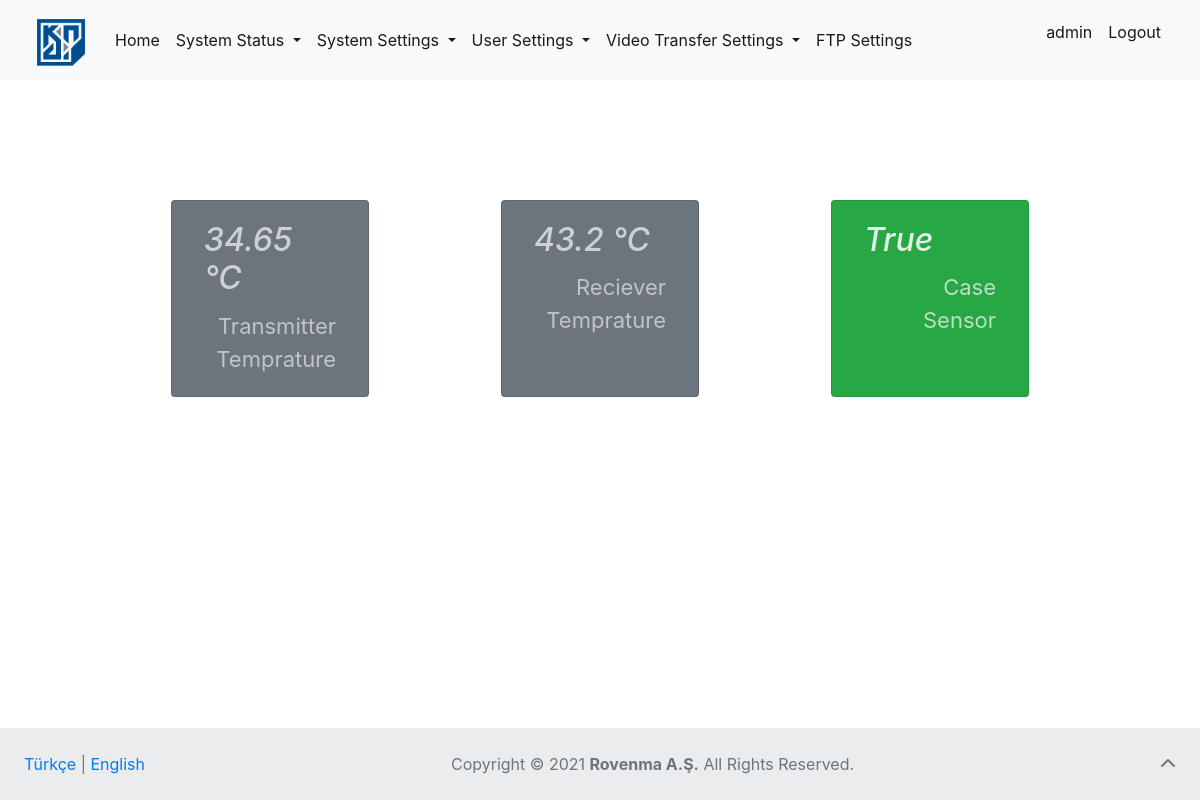
Page /sensors/ (signed in) on the committed database.
### page_articles/models.py (models this page shows, shortened)
class NavbarFooterArticles(models.Model):
    lang = models.CharField(
        verbose_name="Language (like TR or EN)", max_length=2)
    homepage = models.CharField(verbose_name="Home (link)", max_length=20)
    system_status = models.CharField(
        verbose_name="System Status (dropdown)", max_length=30)
    statistics_field = models.CharField(
        verbose_name="Statistics (field)", max_length=20)
    sensors = models.CharField(verbose_name="Sensors (field)", max_length=20)
    packets = models.CharField(verbose_name="Packets (field)", max_length=20, default=None, null=True)
    log_records = models.CharField(
        verbose_name="Log Records (field)", max_length=30)
    system_settings = models.CharField(
        verbose_name="System Settings (dropdown)", max_length=30)
    remote_access_settings = models.CharField(
        verbose_name="Remote Access Settings (field)", max_length=35)
    cli_access_settings = models.CharField(
        verbose_name="CLI Access Settings (field)", max_length=35)
    time_settings = models.CharField(
        verbose_name="Time Settings (field)", max_length=35)
    user_settings = models.CharField(
        verbose_name="User Settings (dropdown)", max_length=35)
    user_administration = models.CharField(
        verbose_name="User Administration (field)", max_length=30)
    authorization = models.CharField(
        verbose_name="Authorization (field)", max_length=35)
    password_changing = models.CharField(
        verbose_name="Password Changing (field)", max_length=35)
    video_transfer = models.CharField(
        verbose_name="Video Transfer Settings (dropdown)", max_length=35, default=None, null=True)
    video_transfer_settings = models.CharField(
        verbose_name="Settings (field)", max_length=15, default=None, null=True)
    input_settings = models.CharField(
        verbose_name="Input Settings (field)", max_length=18, default=None, null=True)
    ftp_settings = models.CharField(
        verbose_name="FTP Settings (field)", max_length=15, default=None, null=True)
    logout_link = models.CharField(verbose_name="Logout (link)", max_length=20)
    footer = models.CharField(
        verbose_name="All Rights Reserved (text)", max_length=35)

class Sensor(models.Model):
    lang = models.CharField(
        verbose_name="Language (like TR or EN)", max_length=2)
    transmitter_temprature = models.CharField(verbose_name="Transmitter Temprature", max_length=50)
    reciever_temprature = models.CharField(verbose_name="Reciever Temprature", max_length=50)
    case_sensor = models.CharField(verbose_name="Case Sensor", max_length=30)

### status/models.py (models this page shows, shortened)
class Sensors(models.Model):
    transmitter_temprature = models.FloatField(verbose_name="Data Temprature")
    reciever_temprature = models.FloatField(verbose_name="Area Temprature")
    case_sensor = models.BooleanField(verbose_name="Case Sensor")

### status/views.py (the view)
# urls.py: path('sensors/', views.sensors, name="sensors")
def sensors(request):
    if request.user.is_authenticated:
        sensors = Sensors.objects.all().first()
        lang = "EN"
        cookie_lang = request.COOKIES.get("lang")
        for article in LogArticles.objects.all():
            if cookie_lang == article.lang:
                lang = article.lang
                break
        articles = Sensor.objects.get(lang=lang)
        navbar = NavbarFooterArticles.objects.get(lang=lang)
        context = {
            "articles": articles,
            "navbar_articles": navbar,
            "sensors": sensors,
        }
        return render(request, "status/sensors.html", context=context)

### templates/status/sensors.html (shortened to what this page needs)
{% extends 'base.html' %}  {% block body %}
<div style="margin: 10%">
  <div class="pcs1 row mt-5 mb-5">
    <div
      class="card text-center bg-secondary text-light"
      style="width: 20%"
      id="container-card"
    >
      <div class="card-body">
        <h5
          class="card-title"
          style="
            text-align: start;
            opacity: 0.7;
            font-style: italic;
            font-size: 32px;
          "
        >
          {{ sensors.transmitter_temprature }} °C
        </h5>
        <p
          class="card-text"
          style="text-align: end; opacity: 0.6; font-size: 22px"
        >
          {{ articles.transmitter_temprature }}
        </p>
      </div>
    </div>
    <div
      class="card text-center bg-secondary text-light"
      style="width: 20%"
      id="container-card"
    >
      <div class="card-body">
        <h5
          class="card-title"
          style="
            text-align: start;
            opacity: 0.7;
            font-style: italic;
            font-size: 32px;
          "
        >
          {{ sensors.reciever_temprature }} °C
        </h5>
        <p
          class="card-text"
          style="text-align: end; opacity: 0.6; font-size: 22px"
        >
          {{ articles.reciever_temprature }}
        </p>
      </div>
    </div>
    <div
      {%
      if
      sensors.case_sensor
      %}
      class="card text-center bg-success text-light"
      {%
      else
      %}
      class="card text-center bg-danger text-light"
      {%
      endif
      %}
      style="width: 20%"
      id="container-card"
    >
      <div class="card-body">
        <h5
          class="card-title"
          style="
            text-align: start;
            opacity: 0.9;
            font-style: italic;
            font-size: 32px;
          "
        >
          {{ sensors.case_sensor }}
        </h5>
        <p
          class="card-text"
          style="text-align: end; opacity: 0.7; font-size: 22px"
        >
          {{ articles.case_sensor }}
        </p>
      </div>
    </div>
  </div>
</div>
{% endblock body %}

### templates/base.html (shortened to what this page needs)
<!DOCTYPE html>
<html lang="en">
  <head>
    <link
      href="https://cdn.jsdelivr.net/npm/bootstrap@5.0.2/dist/css/bootstrap.min.css"
      rel="stylesheet"
    />
    <link
      rel="stylesheet"
      href="https://stackpath.bootstrapcdn.com/bootstrap/4.1.3/css/bootstrap.min.css"
    />
  </head>
  <body>
    <div id="page-container">
        {% block nonavbar %}
            <nav class="navbar navbar-expand-lg navbar-light bg-light">
                <div class="container-fluid">
                  <a href="{% url 'home' %}" class="navbar-brand fs-3" href="#">
                    {% load static %}
                    <img
                      width="60"
                      height="50"
                      class="d-inline-block align-text-top"
                      src="{% static 'images/kindi.png' %}"
                      alt="Kindi"
                  /></a>
                  <div class="collapse navbar-collapse" id="navbarSupportedContent">
                    <ul class="navbar-nav me-auto mb-2 mb-lg-0">
                      <li class="nav-item">
                        <a
                          class="nav-link active"
                          aria-current="page"
                          href="{% url 'home' %}"
                          >{{ navbar_articles.homepage }}</a
                        >
                      </li>
                      <div class="nav navbar-nav me-auto mb-2 mb-lg-0">
                        <li class="nav-item dropdown">
                          <a
                            class="nav-link dropdown-toggle active"
                            href="#"
                            id="navbarDropdown"
                            role="button"
                            data-bs-toggle="dropdown"
                            aria-expanded="false"
                          >
                            {{ navbar_articles.system_status }}
                          </a>
                        </li>
                        <li class="nav-item dropdown">
                          <a
                            class="nav-link dropdown-toggle active"
                            href="#"
                            id="system_settings"
                            role="button"
                            data-bs-toggle="dropdown"
                            aria-expanded="false"
                          >
                            {{ navbar_articles.system_settings}}
                          </a>
                        </li>
                        <li class="nav-item dropdown">
                          <a
                            class="nav-link dropdown-toggle active"
                            href="#"
                            id="user_settings"
                            role="button"
                            data-bs-toggle="dropdown"
                            aria-expanded="false"
                          >
                            {{ navbar_articles.user_settings }}
                          </a>
                        </li>
                        <li class="nav-item dropdown">
                          <a
                            class="nav-link dropdown-toggle active"
                            href="#"
                            id="video_transfer"
                            role="button"
                            data-bs-toggle="dropdown"
                            aria-expanded="false"
                          >
                            {{ navbar_articles.video_transfer }}
                          </a>
                        </li>
                      </div>
                      <li class="nav-item">
                        <a
                          class="nav-link active"
                          aria-current="page"
                          href="{% url 'ftp_settings' %}"
                          >{{ navbar_articles.ftp_settings }}</a
                        >
                      </li>
                    </ul>
                    <ul class="nav navbar-nav navbar-right">
                      <li class="nav-item">
                        <p class="nav-link active">{{request.user}}</p>
                      </li>
                      <li class="nav-item">
                        <a
                          class="nav-link active"
                          aria-current="page"
                          href="{% url 'logout' %}"
                          >{{ navbar_articles.logout_link }}</a
                        >
                      </li>
                    </ul>
                  </div>
                </div>
              </nav>
        {% endblock nonavbar %}
        <div id="content-wrap">
         {% block body %} {% endblock body %}
        </div>
        {% block nofooter %}
            <footer id="footer" class="text-center text-lg-start bg-light text-muted">
          <div
            class="text-center p-4"
            style="background-color: rgba(0, 0, 0, 0.05)"
          >
            <div style="display: inline-block; float: left;">
              <a href="{% url 'change_lang' lang='TR' %}">Türkçe</a> |
              <a href="{% url 'change_lang' lang='EN' %}">English</a>
            </div>
            <div style="text-align: center;">
              <a
                href="https://www.copyright.gov/what-is-copyright/"
                class="text-reset"
                target="_blank"
                >Copyright ©</a
              >
              2021
              <a
                target="_blank"
                class="text-reset fw-bold"
                href="https://www.rovenma.com/"
                >Rovenma A.Ş.</a
              >
              {{ navbar_articles.footer }}.
            <a
              class="text-muted"
              style="display: inline-block; float: right"
              href="#"
              ><i class="fas fa-chevron-up"></i
            ></a>
            </div>
          </div>
        </footer>
        {% endblock nofooter %}
  </body>
</html>

### templates/base.html (style rules this page uses)
#page-container { position: relative; min-height: 100vh; }
#content-wrap { padding-bottom: 4.5rem; }
#footer { position: absolute; bottom: 0; width: 100%; height: 4.5rem; }

### templates/status/sensors.html (style rules this page uses)
body { overflow: hidden; }
.pcs1, .pcs2 { flex-direction: row; justify-content: space-around; }

### rows in the picture
NavbarFooterArticles: homepage "Home", system_status "System Status", system_settings "System Settings", user_settings "User Settings", video_transfer "Video Transfer Settings", ftp_settings "FTP Settings", logout_link "Logout", footer "All Rights Reserved"
Sensors: transmitter_temprature "34.65", reciever_temprature "43.2", case_sensor "True"
Sensor: transmitter_temprature "Transmitter Temprature", reciever_temprature "Reciever Temprature", case_sensor "Case Sensor"

### other values in the picture
{{ request.user }} "admin"
